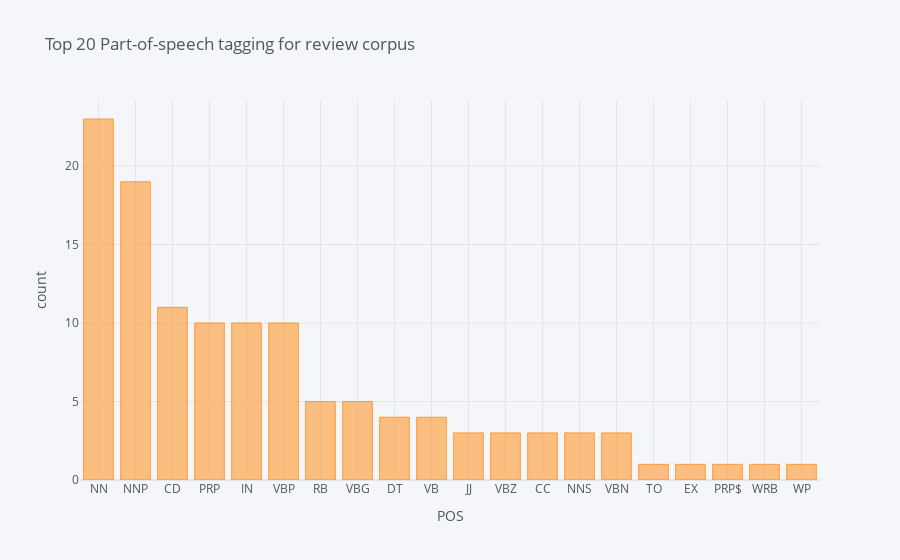

Notebook code for this chart:
### Markdown cell above
### Top 20 part-of-speech tagging of review corpus

### Code cell
import nltk
nltk.download('punkt')
nltk.download('averaged_perceptron_tagger')
blob = TextBlob(str(df['Review Text']))
pos_df = pd.DataFrame(blob.tags, columns = ['word' , 'pos'])
pos_df = pos_df.pos.value_counts()[:20]
pos_df.iplot(
    kind='bar',
    xTitle='POS',
    yTitle='count', 
    title='Top 20 Part-of-speech tagging for review corpus')

### Figure 1 — Plotly figure (JSON) as saved in the notebook; plotly's stock layout.template omitted (floating-point values rounded to 4 significant figures)
{"data": [{"name": "pos", "text": "", "y": [23, 19, 11, 10, 10, 10, 5, 5, 4, 4, 3, 3, 3, 3, 3, 1, 1, 1, 1, 1], "marker": {"color": "rgba(255, 153, 51, 0.6)", "line": {"color": "rgba(255, 153, 51, 1.0)", "width": 1}}, "x": ["NN", "NNP", "CD", "PRP", "IN", "VBP", "RB", "VBG", "DT", "VB", "JJ", "VBZ", "CC", "NNS", "VBN", "TO", "EX", "PRP$", "WRB", "WP"], "type": "bar", "orientation": "v"}], "layout": {"title": {"text": "Top 20 Part-of-speech tagging for review corpus", "font": {"color": "#4D5663"}}, "paper_bgcolor": "#F5F6F9", "plot_bgcolor": "#F5F6F9", "yaxis": {"tickfont": {"color": "#4D5663"}, "zerolinecolor": "#E1E5ED", "title": {"text": "count", "font": {"color": "#4D5663"}}, "gridcolor": "#E1E5ED", "showgrid": true}, "xaxis": {"tickfont": {"color": "#4D5663"}, "zerolinecolor": "#E1E5ED", "title": {"text": "POS", "font": {"color": "#4D5663"}}, "gridcolor": "#E1E5ED", "showgrid": true}, "legend": {"bgcolor": "#F5F6F9", "font": {"color": "#4D5663"}}}}
